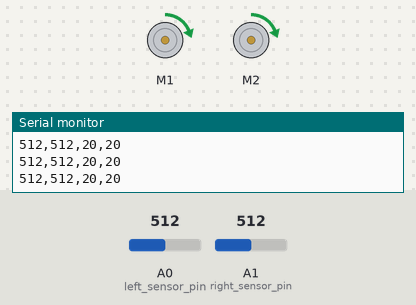
Recording of a sketch running on a simulated Arduino Uno, built with avr-gcc and run on an emulated ATmega328P. On the bench: 2 × DC motor (green arrow = forward, orange = backward, longer = faster), the last lines printed to the serial monitor. The test bench sets the inputs (shaded band); at power-on: A0 (left_sensor_pin) = 512, A1 (right_sensor_pin) = 512.

Above: at 4.2 s.
4.3 s: A0 (left_sensor_pin) set to 732
7.3 s: A0 (left_sensor_pin) set to 758
At 8.0 s:
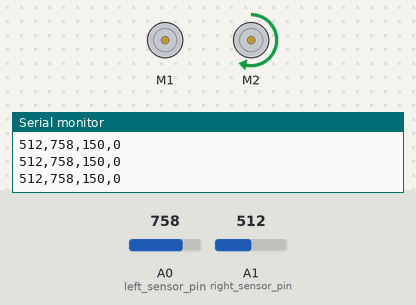
8.8 s: A1 (right_sensor_pin) set to 833
11.8 s: A1 (right_sensor_pin) set to 860
At 12.6 s:
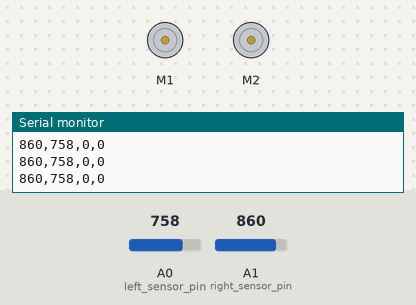
13.3 s: A0 (left_sensor_pin) set to 716
At 13.8 s:
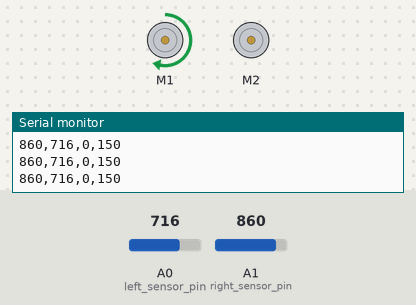
14.8 s: A0 (left_sensor_pin) set to 900
At 15.6 s:
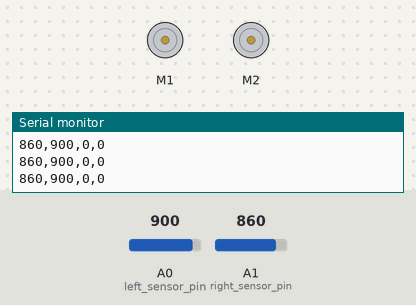
Timing chart, 0 to 17.3 s (numbered marks = the images above; inputs shaded):
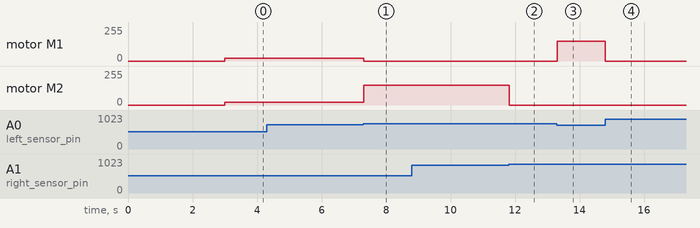

The sketch:

line_follower_overall.ino
```cpp
// Import libraries for serial communication and interfacing with the motor shield.
#include <Wire.h>
#include <Adafruit_MotorShield.h>
#include "utility/Adafruit_MS_PWMServoDriver.h"

// Create DC motor objects for left and right motors.
Adafruit_MotorShield AFMS = Adafruit_MotorShield(); // Object for the Adafruit motorshield.
Adafruit_DCMotor *Left = AFMS.getMotor(1); // Motor for left wheel.
Adafruit_DCMotor *Right = AFMS.getMotor(2); // Motor for right wheel.

int vSpeed = 20;        // Forward drive speed for motors.
int serial_value=0;     // Serial variable to input forward drive speed from serial.
int turn_speed = 150;   // Turning speed for wheel when robot needs to turn.
int turn_delay = 20;    // The delay in milliseconds between each loop to smooth motion.
int n1=850;             // Right sensor threshold value for yes/no line detection
int n2=750;             // Left sensor threshold value for yes/no line detection


// Pins for IR sensor input.
const int left_sensor_pin =A0;
const int right_sensor_pin =A1;

// Variables to store the analog values read from those pins
int left_sensor_state;
int right_sensor_state;

// Set up serial and Adafruit Motor Shield (AFMS), have a three second delay before starting.
void setup() {
  Serial.begin(9600); // Initialize serial with baud rate of 9600.
  AFMS.begin();  // Begin motor shield.
  delay(3000); // Wait for three seconds.
}

// Loop for controlling robot and serial communication.
void loop() {

  // Check if serial channel is available.
  if (Serial.available()> 0) {
    // Read the next valid integer in incoming serial.
    serial_value = Serial.parseInt();
    // If the value is within the valid range, set the motor speed to this value.
    if (serial_value > 0 && serial_value < 256) {
      // Set the motor speed to the input value.
      vSpeed=serial_value;}
  }

  // Read the analog values (on a scale of 0-1023) read from the IR sensors.
  left_sensor_state = analogRead(left_sensor_pin);
  right_sensor_state = analogRead(right_sensor_pin);

  // When left IR sensor is over black tape, turn left.
  if(right_sensor_state < n1 && left_sensor_state > n2)
  {
    // Make sure both motors are rotating forward.
    Left->run(FORWARD);
    Right->run(FORWARD);

    // Set the motor speeds so that the robot turns to the left.
    Left->setSpeed(0); // left wheel stops spinning.
    Right->setSpeed(turn_speed); // right wheel turns quickly.

    // Print the sensor values and motor speeds to serial monitor.
    Serial.print(right_sensor_state); Serial.print(",");
    Serial.print(left_sensor_state); Serial.print(",");
    Serial.print(turn_speed); Serial.print(",");
    Serial.println(0);

    // Pause before next sampling.
    delay(turn_delay);
  }


  // When right IR sensor is over black tape, turn right.
  if(right_sensor_state > n1 && left_sensor_state < n2)
  {
    // Make sure both motors are rotating forward.
    Left->run(FORWARD);
    Right->run(FORWARD);

    // Set the motor speeds so that the robot turns to the right.
    Right->setSpeed(0); // right wheel stops spinning.
    Left->setSpeed(turn_speed); // left wheel turns quickly.

    // Print the sensor values and motor speeds to serial monitor.
    Serial.print(right_sensor_state); Serial.print(",");
    Serial.print(left_sensor_state); Serial.print(",");
    Serial.print(0); Serial.print(",");
    Serial.println(turn_speed);

    // Pause before next sampling.
    delay(turn_delay);
  }


  // When neither sensors are over the black tape, drive forward.
  if(right_sensor_state < n1 && left_sensor_state < n2)
  {

    // Make sure both motors are rotating forward.
    Left->run(FORWARD);
    Right->run(FORWARD);

    // Set both motor speeds to be equal so that the robot drives forward.
    Left->setSpeed(vSpeed);
    Right->setSpeed(vSpeed);

    // Print the sensor values and motor speeds to serial monitor.
    Serial.print(right_sensor_state); Serial.print(",");
    Serial.print(left_sensor_state); Serial.print(",");
    Serial.print(vSpeed); Serial.print(",");
    Serial.println(vSpeed);

    // Pause before next sampling.
    delay(turn_delay);
  }


  // When both sensors are over black tape, stop.
  if(right_sensor_state > n1 && left_sensor_state > n2)
  {
    // Release both the motors so that they stop spinning.
    Left->run(RELEASE);
    Right->run(RELEASE);

    // Set both motor speeds to zero.
    Left->setSpeed(0);
    Right->setSpeed(0);

    // Print the sensor values and motor speeds to serial monitor.
    Serial.print(right_sensor_state); Serial.print(",");
    Serial.print(left_sensor_state); Serial.print(",");
    Serial.print(0); Serial.print(",");
    Serial.println(0);

    // Pause before next sampling.
    delay(turn_delay);
  }
}
```

Measured:
- the behaviour switches between 750 and 751 on A0 (left_sensor_pin) (found by bisection; images 0 and 1)
- the behaviour switches between 850 and 851 on A1 (right_sensor_pin) (found by bisection; images 1 and 2)
- after the input at 7.3 s, motor M1: forward 20/255 → stopped at once; motor M2: forward 20/255 → forward 150/255 at once
- after the input at 11.8 s, motor M2: forward 150/255 → stopped at once
- after the input at 13.3 s, motor M1: stopped → forward 150/255 at once
- after the input at 14.8 s, motor M1: forward 150/255 → stopped at once
